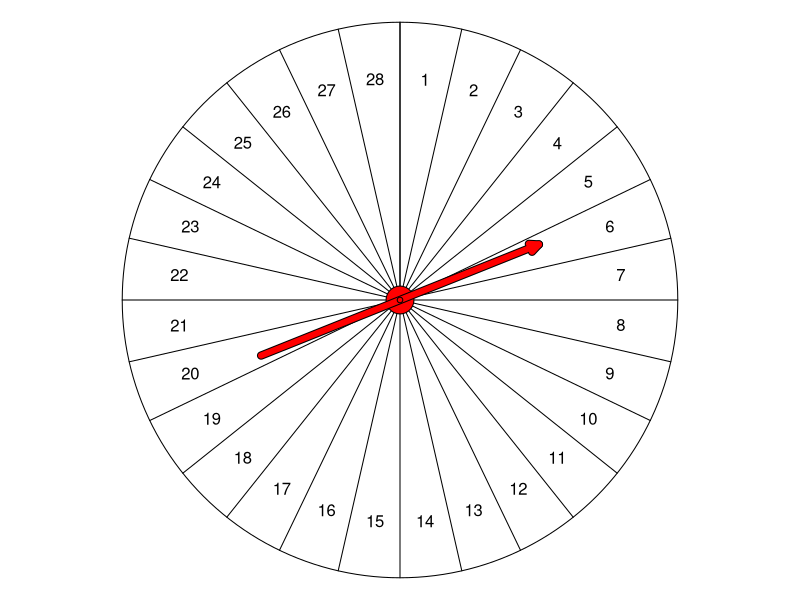
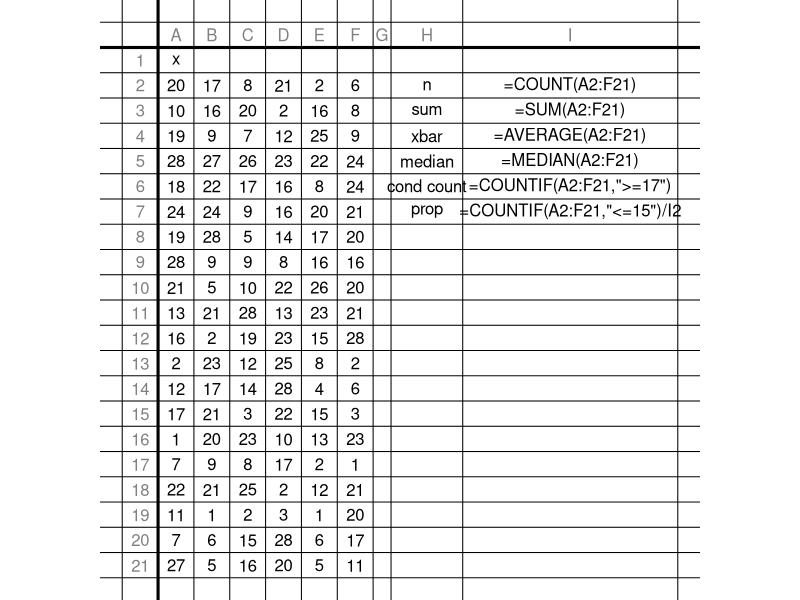

Recreate these plots in R, in order.
## ---- chunk 1
knitr::opts_chunk$set(echo = FALSE)
options(scipen=100)

# sample size
# total
# mean
# median
# a count <, <=, >, >=
# a proportion <, <=, >, >=

nrows = sample(13:20,1)
ncols = sample(5:9,1)

while(T){
  n = nrows*ncols
  a = 1 #sample(3:5,1)*10
  w = sample(12:30,1)
  b = a+w
  x = sample(a:b,n,T)
  
  xlo = min(x)
  xhi = max(x)
  
  tot = sum(x)
  xbar = round(mean(x),1)
  med = median(x)
  b1 = sample(xlo:xhi,1)
  cs = c(sum(x<b1),sum(x<=b1),sum(x>b1),sum(x>=b1))
  b2 = sample(xlo:xhi,1)
  cs2 = c(sum(x<b2),sum(x<=b2),sum(x>b2),sum(x>=b2))
  ps = c(mean(x<b2),mean(x<=b2),mean(x>b2),mean(x>=b2))
  
  types = sample(1:4,2)
  syms = c("<","\\le",">","\\ge")
  symsheet = c("<","<=",">",">=")
  wrds = c("less than","at most","greater than","at least")
  cty = types[1]
  pty = types[2]
  cnt = cs[cty]
  cnt2 = cs[pty]
  prp = round(ps[pty],2)
  csym = syms[cty]
  psym = syms[pty]
  csymsheet = symsheet[cty]
  psymsheet = symsheet[pty]
  cwrd = wrds[cty]
  pwrd = wrds[pty]
  if(cnt>30 && cnt<(n-30) && prp>0.2 && prp<0.8 && abs(cnt-cnt2)/n>0.1 && b1!=b2){break}
}

lonopt = n-sample(0:3,1)
nopts = lonopt+0:3
nal = paste0("* ",nopts,collapse="\n")
nsol = paste0(1*(nopts==n),collapse="")

lowesttotopt = tot-sample(0:3,1)
topts = lowesttotopt+0:3
tal = paste0("* ",topts,collapse="\n")
tsol = paste0(1*(topts==tot),collapse="")

loxbaropt = xbar-sample(0:3,1)*0.2
xbaropts = round(loxbaropt+0:3*0.2,1)
xbaral = paste0("* ",xbaropts,collapse="\n")
xbarsol = paste0(1*(xbaropts==xbar),collapse="")

lomedopt = med-sample(0:3,1)*0.5
medopts = round(lomedopt+0:3*0.5,1)
medal = paste0("* ",medopts,collapse="\n")
medsol = paste0(1*(medopts==med),collapse="")

locopt = max(min(cnt-sample(0:3,1)*1,n-3),1)
copts = round(locopt+0:3*1,0)
cal = paste0("* ",copts,collapse="\n")
csol = paste0(1*(copts==cnt),collapse="")

lopopt = prp-sample(0:3,1)*0.02
popts = round(lopopt+0:3*0.02,2)
pal = paste0("* ",popts,collapse="\n")
psol = paste0(1*(popts==prp),collapse="")

## ---- chunk 2
par(mar=c(0,0,0,0),pty="s")
plot(0,0,type="n",xlim=c(-1,1),ylim=c(-1,1),axes=F,ann=F)
W = w+1
vals = a:b
t = seq(0,2*pi,pi/100)
t2 = seq(0,2*pi,length.out=(W+1))
t3 = (t2[1:W]+t2[2:(W+1)])/2
polygon(sin(t),cos(t))
for(tt in t2){
  lines(c(0,sin(tt)),c(0,cos(tt)))
}
for(i in 1:W){
  text(sin(t3[i])*0.8,cos(t3[i])*0.8,vals[i])
}
polygon(sin(t)*0.05,cos(t)*0.05,border="black",col="red")
arrows(-0.5,-0.2,0.5,0.2,lwd=8,length=0.1,angle=25,col="black")
arrows(-0.5,-0.2,0.5,0.2,lwd=6,length=0.1,angle=25,col="red")
polygon(sin(t)*0.01,cos(t)*0.01,border="black",col="red")
## ---- chunk 3
opts <- options(knitr.kable.NA = "")
mydf = data.frame(matrix(x,nrow = nrows))
colnames(mydf) = c("x",rep(" ",ncols-1))
knitr::kable(mydf,format="html", align = "c",row.names=F,table.attr='class="bordered-table"')
## ---- chunk 4
spacer = rep("",nrows)
variables = c("n","sum","xbar","median","cond count","prop")
lastcol = LETTERS[ncols]
lastrow = nrows+1
fcol = LETTERS[ncols+3]
nref = paste0(fcol,"2",collapse="")
rng = paste0("A2:",lastcol,lastrow,collapse="")
f1 = paste0("=COUNT(",rng,")",collapse="")
f2 = paste0("=SUM(",rng,")",collapse="")
f3 = paste0("=AVERAGE(",rng,")",collapse="")
f4 = paste0("=MEDIAN(",rng,")",collapse="")
f5 = paste0("=COUNTIF(",rng,',"',csymsheet,b1,'")',collapse="")
f6 = paste0("=COUNTIF(",rng,',"',psymsheet,b2,'")/',nref,collapse="")
formulas = c(f1,f2,f3,f4,f5,f6)
variables=c(variables,rep("",nrows-length(variables)))
formulas=c(formulas,rep("",nrows-length(formulas)))
data = cbind(mydf,spacer,variables,formulas) #data.frame(x,spacer,variables,formulas)
colnames(data)=c("x",rep(" ",dim(data)[2]-1))
## ---- chunk 5
draw_ss = function(df,widths=rep(1,length(df[1,])+1)){
  xline = c(0,cumsum(widths)/sum(widths))
  nrow = length(df[,1])
  ncol = length(df[1,])
  xtex = (xline[2:(ncol+2)]+xline[1:(ncol+1)])/2
  par(mar=c(0,0,0,0))
  plot(0,0,type="n",xlim=c(0,1),ylim=c(0,1),axes=F,ann=F)
  hi = 1:((nrow+2)*2+1)
  vi = 1:((ncol+1)*2+1)
  hpos = seq(1,0,length.out=(nrow+2)*2+1)
  vpos = seq(0,1,length.out=(ncol+1)*2+1)
  hlin = hpos[hi%%2==1]
  ytex = hpos[hi%%2==0]
  vlin = vpos[vi%%2==1]
  #xtex = vpos[vi%%2==0]
  abline(h=hlin)
  abline(h=hlin[2],lwd=3)
  abline(v=xline)
  abline(v=xline[2],lwd=3)
  for(i in 2:(ncol+1)){
    text(xtex[i],ytex[1],LETTERS[i-1],col=rgb(0.5,0.5,0.5))
    text(xtex[i],ytex[2],colnames(df)[i-1])
  }    
  for(i in 2:(nrow+2)){
    text(xtex[1],ytex[i],i-1,col=rgb(0.5,0.5,0.5))
  }
  for(i in 1:nrow){
    for(j in 1:ncol){
      text(xtex[j+1],ytex[i+2],df[i,j])
    }
  }
}
draw_ss(data,c(rep(1,ncols+1),0.5,2,6))
